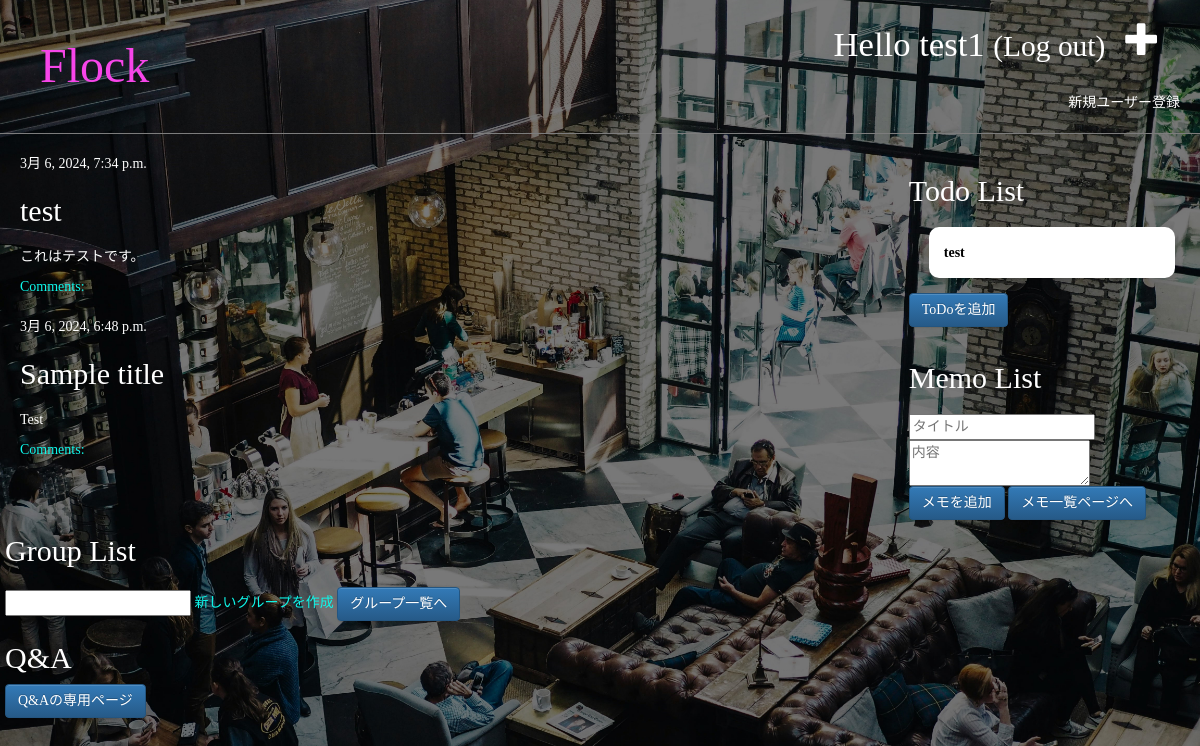
The page / (signed in) on the database as committed earlier.
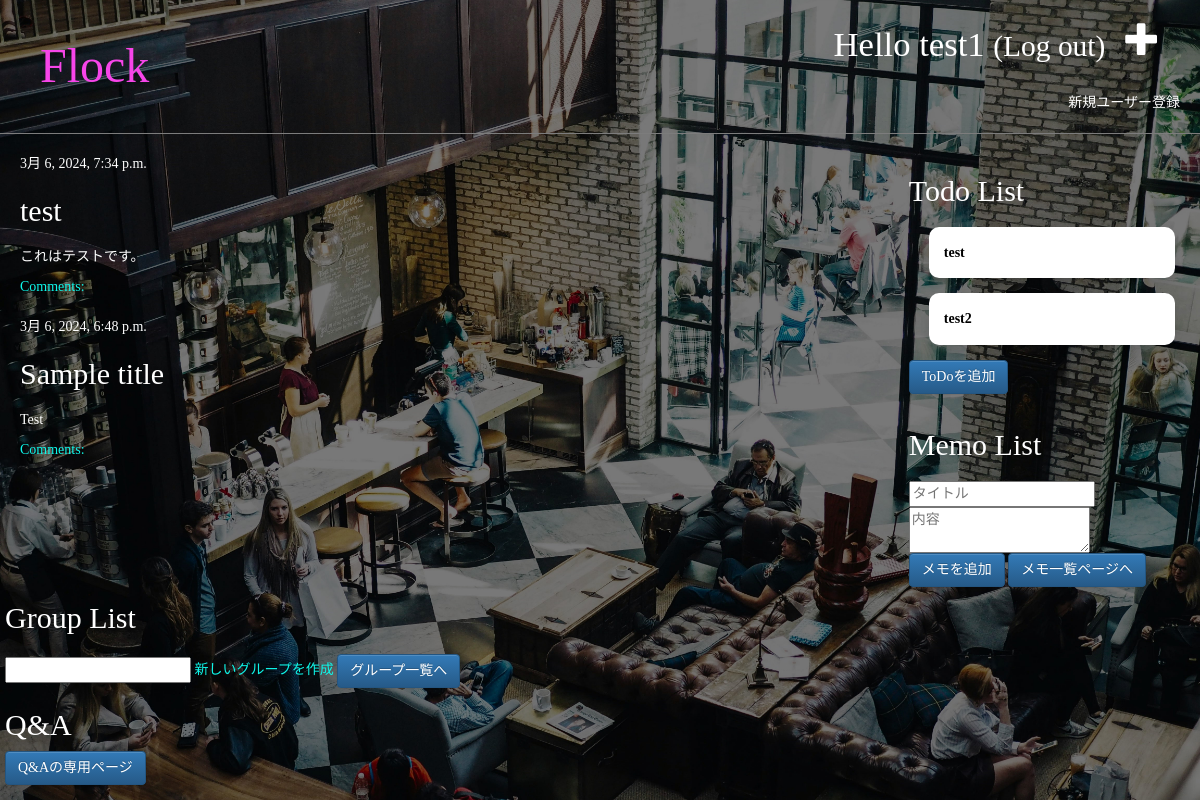
The same page on the database as committed later.
### blog/models.py (models this page shows, shortened)
class Post(models.Model):
    author = models.ForeignKey(settings.AUTH_USER_MODEL, on_delete=models.CASCADE)
    title = models.CharField(max_length=200)
    text = models.TextField()
    created_date = models.DateTimeField(default=timezone.now)
    published_date = models.DateTimeField(blank=True, null=True)
    objects = models.Manager()

class ToDo(models.Model):
    title = models.CharField(max_length=200)
    created_date = models.DateTimeField(default=timezone.now)
    deadline = models.DateField(blank=True, null=True)  # DateTimeFieldからDateFieldに変更
    completed = models.BooleanField(default=False)
    def __str__(self):
        return self.title
    objects = models.Manager()

### blog/views.py (the view)
# urls.py: path('', views.post_list, name='post_list'),
@login_required
def post_list(request):
    posts = Post.objects.filter(published_date__lte=timezone.now()).order_by('-published_date')
    todos = ToDo.objects.all()
    print(todos)
    form = ToDoForm()
    user = request.user
    groups = user.groups.all()
    return render(request, 'blog/post_list.html', {'posts': posts, 'todos': todos, 'form': form, 'groups': groups})

### blog/forms.py
class ToDoForm(forms.ModelForm):
    class Meta:
        model = ToDo
        fields = ('title', 'deadline')
        widgets = {
            'deadline': forms.DateInput(attrs={'type': 'date'})
        }

### blog/templates/blog/post_list.html
{% extends 'blog/base.html' %}
{% block content %}
    {% for post in posts %}
        <div class="post">
            <div class="date">
                {{ post.published_date }}
            </div>
            <h1><a href="{% url 'post_detail' pk=post.pk %}">{{ post.title }}</a></h1>
            <p>{{ post.text|linebreaksbr }}</p>
            <a href="{% url 'post_detail' pk=post.pk %}">Comments: {{ post.approved_comments.count }}</a>
        </div>
    {% endfor %}
{% endblock content %}

### blog/templates/todo/todo_list.html (shortened to what this page needs)
<!DOCTYPE html>
<html>
<head>
    {% load static %}
    <link rel="stylesheet" type="text/css" href="{% static 'css/todo_list.css' %}">
</head>
<body>
    <h1>Todo List</h1>
    <ul>
        {% for todo in todos %}
            <li class="todo-card"><a href="{% url 'todo_detail' pk=todo.pk %}" class="todo-title">{{ todo.title }}</a></li>
        {% endfor %}
    </ul>
</body>
</html>

Rows that differ between the two databases and show on the page:
added ToDo: title "test2"
